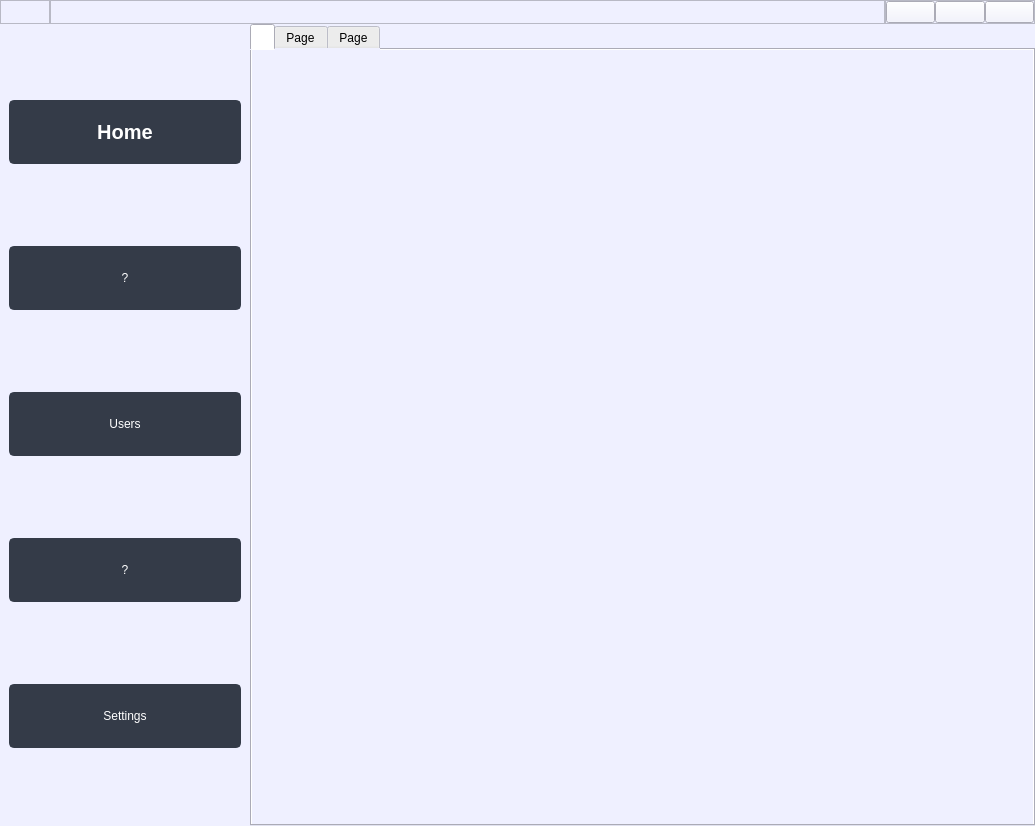
<?xml version="1.0" encoding="UTF-8"?>
<ui version="4.0">
 <class>MainWindow</class>
 <widget class="QMainWindow" name="MainWindow">
  <property name="geometry">
   <rect>
    <x>0</x>
    <y>0</y>
    <width>1035</width>
    <height>826</height>
   </rect>
  </property>
  <property name="windowTitle">
   <string>MainWindow</string>
  </property>
  <property name="styleSheet">
   <string notr="true">background-color: #EFF0FF;</string>
  </property>
  <widget class="QWidget" name="centralwidget">
   <layout class="QGridLayout" name="gridLayout">
    <property name="leftMargin">
     <number>0</number>
    </property>
    <property name="topMargin">
     <number>0</number>
    </property>
    <property name="rightMargin">
     <number>0</number>
    </property>
    <property name="bottomMargin">
     <number>0</number>
    </property>
    <property name="spacing">
     <number>0</number>
    </property>
    <item row="1" column="0">
     <widget class="QWidget" name="Sidebar" native="true">
      <property name="minimumSize">
       <size>
        <width>250</width>
        <height>0</height>
       </size>
      </property>
      <property name="maximumSize">
       <size>
        <width>250</width>
        <height>16777215</height>
       </size>
      </property>
      <property name="font">
       <font>
        <pointsize>15</pointsize>
        <weight>50</weight>
        <bold>false</bold>
       </font>
      </property>
      <property name="styleSheet">
       <string notr="true">QPushButton {
	min-height: 60px;
	border: 2px solid rgb(52, 59, 72);
	border-radius: 5px;	
	background-color: rgb(52, 59, 72);
	color: rgb(255, 255, 255);
	font: 500 15pt &quot;Ubuntu&quot;;
}
QPushButton:hover {
	background-color: rgb(57, 65, 80);
	border: 2px solid rgb(61, 70, 86);
}
QPushButton:pressed {	
	background-color: rgb(35, 40, 49);
	border: 2px solid rgb(43, 50, 61);
}</string>
      </property>
      <layout class="QVBoxLayout" name="verticalLayout">
       <property name="topMargin">
        <number>0</number>
       </property>
       <property name="bottomMargin">
        <number>0</number>
       </property>
       <item>
        <widget class="QPushButton" name="btn_Home">
         <property name="font">
          <font>
           <family>Ubuntu</family>
           <pointsize>15</pointsize>
           <weight>63</weight>
           <italic>false</italic>
           <bold>true</bold>
          </font>
         </property>
         <property name="text">
          <string>Home</string>
         </property>
         <property name="icon">
          <iconset resource="../Resource.qrc">
           <normaloff>:/img/icons/home.svg</normaloff>:/img/icons/home.svg</iconset>
         </property>
         <property name="iconSize">
          <size>
           <width>45</width>
           <height>40</height>
          </size>
         </property>
        </widget>
       </item>
       <item>
        <widget class="QPushButton" name="pushButton_3">
         <property name="text">
          <string>?</string>
         </property>
        </widget>
       </item>
       <item>
        <widget class="QPushButton" name="btn_Users">
         <property name="text">
          <string>Users</string>
         </property>
         <property name="icon">
          <iconset resource="../Resource.qrc">
           <normaloff>:/img/icons/students.svg</normaloff>:/img/icons/students.svg</iconset>
         </property>
         <property name="iconSize">
          <size>
           <width>55</width>
           <height>55</height>
          </size>
         </property>
        </widget>
       </item>
       <item>
        <widget class="QPushButton" name="pushButton_4">
         <property name="text">
          <string>?</string>
         </property>
        </widget>
       </item>
       <item>
        <widget class="QPushButton" name="btn_Settings">
         <property name="text">
          <string>Settings</string>
         </property>
         <property name="icon">
          <iconset resource="../Resource.qrc">
           <normaloff>:/img/icons/settings.svg</normaloff>:/img/icons/settings.svg</iconset>
         </property>
         <property name="iconSize">
          <size>
           <width>45</width>
           <height>45</height>
          </size>
         </property>
        </widget>
       </item>
      </layout>
     </widget>
    </item>
    <item row="0" column="0" colspan="2">
     <widget class="QWidget" name="Header" native="true">
      <property name="minimumSize">
       <size>
        <width>0</width>
        <height>0</height>
       </size>
      </property>
      <property name="maximumSize">
       <size>
        <width>16777215</width>
        <height>50</height>
       </size>
      </property>
      <property name="styleSheet">
       <string notr="true"/>
      </property>
      <layout class="QHBoxLayout" name="horizontalLayout">
       <property name="spacing">
        <number>0</number>
       </property>
       <property name="leftMargin">
        <number>0</number>
       </property>
       <property name="topMargin">
        <number>0</number>
       </property>
       <property name="rightMargin">
        <number>0</number>
       </property>
       <property name="bottomMargin">
        <number>0</number>
       </property>
       <item>
        <widget class="QFrame" name="Hed_left">
         <property name="maximumSize">
          <size>
           <width>50</width>
           <height>16777215</height>
          </size>
         </property>
         <property name="styleSheet">
          <string notr="true">image: url(:/img/icons/Logo-icon.png);</string>
         </property>
         <property name="frameShape">
          <enum>QFrame::StyledPanel</enum>
         </property>
         <property name="frameShadow">
          <enum>QFrame::Raised</enum>
         </property>
         <property name="lineWidth">
          <number>0</number>
         </property>
        </widget>
       </item>
       <item>
        <widget class="QFrame" name="Hed_Main">
         <property name="frameShape">
          <enum>QFrame::StyledPanel</enum>
         </property>
         <property name="frameShadow">
          <enum>QFrame::Raised</enum>
         </property>
        </widget>
       </item>
       <item>
        <widget class="QFrame" name="Hed_right">
         <property name="maximumSize">
          <size>
           <width>150</width>
           <height>16777215</height>
          </size>
         </property>
         <property name="frameShape">
          <enum>QFrame::StyledPanel</enum>
         </property>
         <property name="frameShadow">
          <enum>QFrame::Raised</enum>
         </property>
         <layout class="QHBoxLayout" name="horizontalLayout_2">
          <property name="spacing">
           <number>0</number>
          </property>
          <property name="leftMargin">
           <number>0</number>
          </property>
          <property name="topMargin">
           <number>0</number>
          </property>
          <property name="rightMargin">
           <number>0</number>
          </property>
          <property name="bottomMargin">
           <number>0</number>
          </property>
          <item>
           <widget class="QPushButton" name="btn_Minimized">
            <property name="text">
             <string/>
            </property>
            <property name="icon">
             <iconset resource="../Resource.qrc">
              <normaloff>:/img/icons/minimize.png</normaloff>:/img/icons/minimize.png</iconset>
            </property>
            <property name="iconSize">
             <size>
              <width>25</width>
              <height>25</height>
             </size>
            </property>
           </widget>
          </item>
          <item>
           <widget class="QPushButton" name="btn_Minimized_2">
            <property name="text">
             <string/>
            </property>
            <property name="iconSize">
             <size>
              <width>25</width>
              <height>25</height>
             </size>
            </property>
           </widget>
          </item>
          <item>
           <widget class="QPushButton" name="btn_Exit">
            <property name="text">
             <string/>
            </property>
            <property name="icon">
             <iconset resource="../Resource.qrc">
              <normaloff>:/img/icons/Exit.svg</normaloff>:/img/icons/Exit.svg</iconset>
            </property>
            <property name="iconSize">
             <size>
              <width>25</width>
              <height>25</height>
             </size>
            </property>
           </widget>
          </item>
         </layout>
        </widget>
       </item>
      </layout>
     </widget>
    </item>
    <item row="1" column="1">
     <widget class="QTabWidget" name="MainContent">
      <property name="currentIndex">
       <number>0</number>
      </property>
      <widget class="QWidget" name="tab_Home">
       <attribute name="title">
        <string/>
       </attribute>
      </widget>
      <widget class="QWidget" name="tab_">
       <attribute name="title">
        <string>Page</string>
       </attribute>
      </widget>
      <widget class="QWidget" name="tab_Users">
       <attribute name="title">
        <string>Page</string>
       </attribute>
      </widget>
     </widget>
    </item>
   </layout>
  </widget>
 </widget>
 <resources>
  <include location="../Resource.qrc"/>
 </resources>
 <connections/>
</ui>
